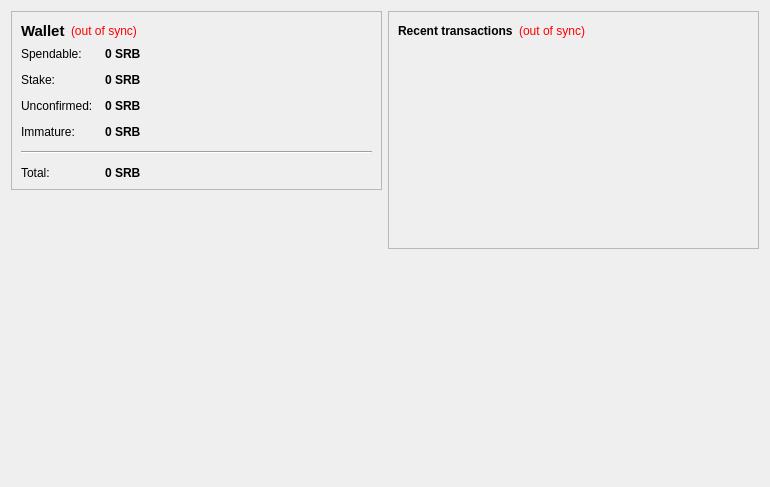
<?xml version="1.0" encoding="UTF-8"?>
<ui version="4.0">
 <class>OverviewPage</class>
 <widget class="QWidget" name="OverviewPage">
  <property name="geometry">
   <rect>
    <x>0</x>
    <y>0</y>
    <width>770</width>
    <height>487</height>
   </rect>
  </property>
  <property name="windowTitle">
   <string>Form</string>
  </property>
  <layout class="QHBoxLayout" name="horizontalLayout" stretch="1,1">
   <item>
    <layout class="QVBoxLayout" name="verticalLayout_2">
     <item>
      <widget class="QFrame" name="frame">
       <property name="frameShape">
        <enum>QFrame::StyledPanel</enum>
       </property>
       <property name="frameShadow">
        <enum>QFrame::Raised</enum>
       </property>
       <layout class="QVBoxLayout" name="verticalLayout_4">
        <item>
         <layout class="QHBoxLayout" name="horizontalLayout_4">
          <item>
           <widget class="QLabel" name="label_5">
            <property name="font">
             <font>
              <pointsize>11</pointsize>
              <weight>75</weight>
              <bold>true</bold>
             </font>
            </property>
            <property name="text">
             <string>Wallet</string>
            </property>
           </widget>
          </item>
          <item>
           <widget class="QLabel" name="labelWalletStatus">
            <property name="toolTip">
             <string>The displayed information may be out of date. Your wallet automatically synchronizes with the ReddByte network after a connection is established, but this process has not completed yet.</string>
            </property>
            <property name="styleSheet">
             <string notr="true">QLabel { color: red; }</string>
            </property>
            <property name="text">
             <string notr="true">(out of sync)</string>
            </property>
            <property name="alignment">
             <set>Qt::AlignLeading|Qt::AlignLeft|Qt::AlignVCenter</set>
            </property>
           </widget>
          </item>
          <item>
           <spacer name="horizontalSpacer_2">
            <property name="orientation">
             <enum>Qt::Horizontal</enum>
            </property>
            <property name="sizeHint" stdset="0">
             <size>
              <width>40</width>
              <height>20</height>
             </size>
            </property>
           </spacer>
          </item>
         </layout>
        </item>
        <item>
         <layout class="QFormLayout" name="formLayout_2">
          <property name="fieldGrowthPolicy">
           <enum>QFormLayout::AllNonFixedFieldsGrow</enum>
          </property>
          <property name="horizontalSpacing">
           <number>12</number>
          </property>
          <property name="verticalSpacing">
           <number>12</number>
          </property>
          <item row="0" column="0">
           <widget class="QLabel" name="label">
            <property name="text">
             <string>Spendable:</string>
            </property>
           </widget>
          </item>
          <item row="0" column="1">
           <widget class="QLabel" name="labelBalance">
            <property name="font">
             <font>
              <weight>75</weight>
              <bold>true</bold>
             </font>
            </property>
            <property name="cursor">
             <cursorShape>IBeamCursor</cursorShape>
            </property>
            <property name="toolTip">
             <string>Your current spendable balance</string>
            </property>
            <property name="text">
             <string notr="true">0 SRB</string>
            </property>
            <property name="textInteractionFlags">
             <set>Qt::LinksAccessibleByMouse|Qt::TextSelectableByKeyboard|Qt::TextSelectableByMouse</set>
            </property>
           </widget>
          </item>
          <item row="1" column="0">
           <widget class="QLabel" name="label_6">
            <property name="text">
             <string>Stake:</string>
            </property>
           </widget>
          </item>
          <item row="1" column="1">
           <widget class="QLabel" name="labelStake">
            <property name="font">
             <font>
              <weight>75</weight>
              <bold>true</bold>
             </font>
            </property>
            <property name="cursor">
             <cursorShape>IBeamCursor</cursorShape>
            </property>
            <property name="toolTip">
             <string>Total of coins that was staked, and do not yet count toward the current balance</string>
            </property>
            <property name="text">
             <string notr="true">0 SRB</string>
            </property>
            <property name="textInteractionFlags">
             <set>Qt::LinksAccessibleByMouse|Qt::TextSelectableByKeyboard|Qt::TextSelectableByMouse</set>
            </property>
           </widget>
          </item>
          <item row="2" column="0">
           <widget class="QLabel" name="label_3">
            <property name="text">
             <string>Unconfirmed:</string>
            </property>
           </widget>
          </item>
          <item row="2" column="1">
           <widget class="QLabel" name="labelUnconfirmed">
            <property name="font">
             <font>
              <weight>75</weight>
              <bold>true</bold>
             </font>
            </property>
            <property name="cursor">
             <cursorShape>IBeamCursor</cursorShape>
            </property>
            <property name="toolTip">
             <string>Total of transactions that have yet to be confirmed, and do not yet count toward the current balance</string>
            </property>
            <property name="text">
             <string notr="true">0 SRB</string>
            </property>
            <property name="textInteractionFlags">
             <set>Qt::LinksAccessibleByMouse|Qt::TextSelectableByKeyboard|Qt::TextSelectableByMouse</set>
            </property>
           </widget>
          </item>
          <item row="3" column="0">
           <widget class="QLabel" name="labelImmatureText">
            <property name="text">
             <string>Immature:</string>
            </property>
           </widget>
          </item>
          <item row="3" column="1">
           <widget class="QLabel" name="labelImmature">
            <property name="font">
             <font>
              <weight>75</weight>
              <bold>true</bold>
             </font>
            </property>
            <property name="toolTip">
             <string>Mined balance that has not yet matured</string>
            </property>
            <property name="text">
             <string notr="true">0 SRB</string>
            </property>
            <property name="textInteractionFlags">
             <set>Qt::LinksAccessibleByMouse|Qt::TextSelectableByKeyboard|Qt::TextSelectableByMouse</set>
            </property>
           </widget>
          </item>
          <item row="4" column="0" colspan="2">
           <widget class="Line" name="line">
            <property name="orientation">
             <enum>Qt::Horizontal</enum>
            </property>
           </widget>
          </item>
          <item row="5" column="0">
           <widget class="QLabel" name="labelTotalText">
            <property name="text">
             <string>Total:</string>
            </property>
           </widget>
          </item>
          <item row="5" column="1">
           <widget class="QLabel" name="labelTotal">
            <property name="font">
             <font>
              <weight>75</weight>
              <bold>true</bold>
             </font>
            </property>
            <property name="cursor">
             <cursorShape>IBeamCursor</cursorShape>
            </property>
            <property name="toolTip">
             <string>Your current total balance</string>
            </property>
            <property name="text">
             <string notr="true">0 SRB</string>
            </property>
            <property name="textInteractionFlags">
             <set>Qt::LinksAccessibleByMouse|Qt::TextSelectableByKeyboard|Qt::TextSelectableByMouse</set>
            </property>
           </widget>
          </item>
         </layout>
        </item>
       </layout>
      </widget>
     </item>
     <item>
      <spacer name="verticalSpacer">
       <property name="orientation">
        <enum>Qt::Vertical</enum>
       </property>
       <property name="sizeHint" stdset="0">
        <size>
         <width>20</width>
         <height>40</height>
        </size>
       </property>
      </spacer>
     </item>
     <item>
      <widget class="QLabel" name="label_2">
       <property name="autoFillBackground">
        <bool>true</bool>
       </property>
       <property name="text">
        <string/>
       </property>
       <property name="pixmap">
        <pixmap>:/icons/drmbg</pixmap>
       </property>
       <property name="scaledContents">
        <bool>false</bool>
       </property>
       <property name="margin">
        <number>0</number>
       </property>
      </widget>
     </item>
    </layout>
   </item>
   <item>
    <layout class="QVBoxLayout" name="verticalLayout_3">
     <item>
      <widget class="QFrame" name="frame_2">
       <property name="frameShape">
        <enum>QFrame::StyledPanel</enum>
       </property>
       <property name="frameShadow">
        <enum>QFrame::Raised</enum>
       </property>
       <layout class="QVBoxLayout" name="verticalLayout">
        <item>
         <layout class="QHBoxLayout" name="horizontalLayout_2">
          <item>
           <widget class="QLabel" name="label_4">
            <property name="text">
             <string>&lt;b&gt;Recent transactions&lt;/b&gt;</string>
            </property>
           </widget>
          </item>
          <item>
           <widget class="QLabel" name="labelTransactionsStatus">
            <property name="toolTip">
             <string>The displayed information may be out of date. Your wallet automatically synchronizes with the ReddByte network after a connection is established, but this process has not completed yet.</string>
            </property>
            <property name="styleSheet">
             <string notr="true">QLabel { color: red; }</string>
            </property>
            <property name="text">
             <string notr="true">(out of sync)</string>
            </property>
            <property name="alignment">
             <set>Qt::AlignRight|Qt::AlignTrailing|Qt::AlignVCenter</set>
            </property>
           </widget>
          </item>
          <item>
           <spacer name="horizontalSpacer">
            <property name="orientation">
             <enum>Qt::Horizontal</enum>
            </property>
            <property name="sizeHint" stdset="0">
             <size>
              <width>40</width>
              <height>20</height>
             </size>
            </property>
           </spacer>
          </item>
         </layout>
        </item>
        <item>
         <widget class="QListView" name="listTransactions">
          <property name="styleSheet">
           <string notr="true">QListView { background: transparent; }</string>
          </property>
          <property name="frameShape">
           <enum>QFrame::NoFrame</enum>
          </property>
          <property name="verticalScrollBarPolicy">
           <enum>Qt::ScrollBarAlwaysOff</enum>
          </property>
          <property name="horizontalScrollBarPolicy">
           <enum>Qt::ScrollBarAlwaysOff</enum>
          </property>
          <property name="selectionMode">
           <enum>QAbstractItemView::NoSelection</enum>
          </property>
         </widget>
        </item>
       </layout>
      </widget>
     </item>
     <item>
      <spacer name="verticalSpacer_2">
       <property name="orientation">
        <enum>Qt::Vertical</enum>
       </property>
       <property name="sizeHint" stdset="0">
        <size>
         <width>20</width>
         <height>40</height>
        </size>
       </property>
      </spacer>
     </item>
    </layout>
   </item>
  </layout>
 </widget>
 <resources>
  <include location="../bitcoin.qrc"/>
 </resources>
 <connections/>
</ui>
